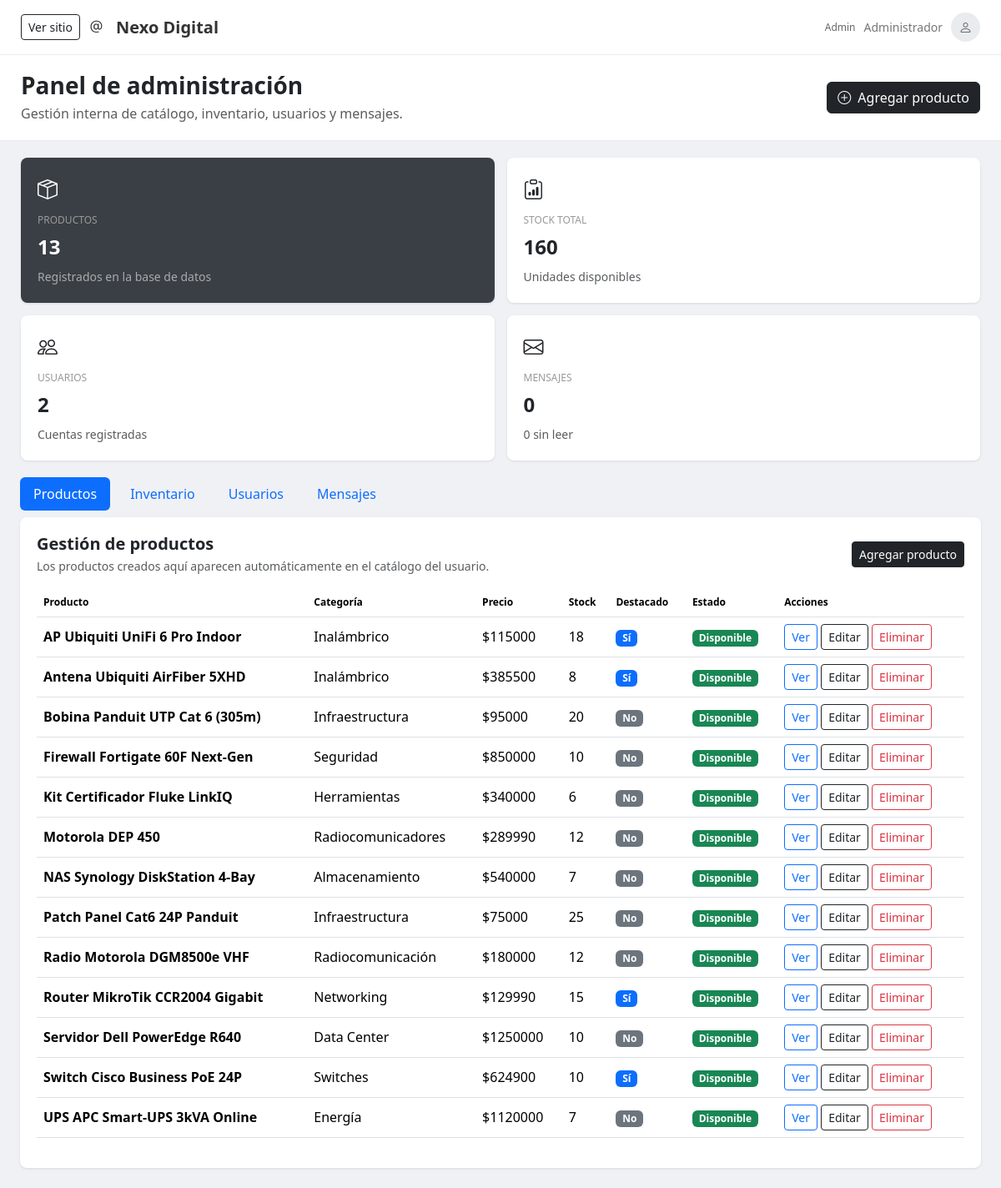
Page /panel-admin/ (signed in) on the committed database.
### web/models.py (models this page shows, shortened)
class Producto(models.Model):
    nombre = models.CharField(max_length=200)
    categoria = models.CharField(max_length=100)
    precio = models.DecimalField(max_digits=12, decimal_places=2)
    descripcion = models.TextField(blank=True, null=True)
    imagen_url = models.URLField(max_length=500, blank=True, null=True)
    stock = models.PositiveIntegerField(default=10)
    destacado = models.BooleanField(default=False)

### web/views.py (the view)
# urls.py: path('admin/', admin.site.urls),
@login_required(login_url='web:auth')
def admin(request):
    if not es_admin_web(request.user):
        messages.error(request, 'No tienes permisos para acceder al panel de administración')
        return redirect('web:index')
    productos = Producto.objects.all().order_by('nombre')
    usuarios = User.objects.all().order_by('-date_joined')
    for usuario in usuarios:
        UserProfile.objects.get_or_create(user=usuario)
    mensajes = ContactMessage.objects.all()
    total_productos = productos.count()
    total_usuarios = User.objects.count()
    total_mensajes = mensajes.count()
    total_mensajes_no_leidos = mensajes.filter(read=False).count()
    categorias = Producto.objects.values_list('categoria', flat=True).distinct().count()
    total_stock = sum(p.stock for p in productos)
    productos_sin_stock = productos.filter(stock=0).count()
    productos_bajo_stock = productos.filter(stock__gt=0, stock__lte=5)
    context = {
        'productos': productos,
        'usuarios': usuarios,
        'mensajes': mensajes,
        'total_productos': total_productos,
        'total_usuarios': total_usuarios,
        'total_mensajes': total_mensajes,
        'total_mensajes_no_leidos': total_mensajes_no_leidos,
        'categorias': categorias,
        'total_stock': total_stock,
        'productos_sin_stock': productos_sin_stock,
        'productos_bajo_stock': productos_bajo_stock,
        'roles': UserProfile.ROLE_CHOICES,
    }
    return render(request, 'web/admin.html', context)

### web/views.py (called while the page is built)
def es_admin_web(user):
    if user.is_staff or user.is_superuser:
        return True
    try:
        return user.profile.role == 'admin'
    except UserProfile.DoesNotExist:
        return False

### web/templates/web/admin.html (shortened to what this page needs)
{% load static %}
<!DOCTYPE html>
<html lang="es">
<head>
    <link href="https://cdn.jsdelivr.net/npm/bootstrap@5.3.2/dist/css/bootstrap.min.css" rel="stylesheet">
    <link href="https://cdn.jsdelivr.net/npm/bootstrap-icons@1.11.1/font/bootstrap-icons.css" rel="stylesheet">
    <link rel="stylesheet" href="{% static 'css/admin.css' %}">
</head>
<body>
    <div class="top-header">
        <div style="display: flex; align-items: center; gap: 10px;">
            <a href="{% url 'web:index' %}" class="btn btn-sm btn-outline-dark">Ver sitio</a>
            <div><h5><i class="bi bi-at me-2"></i> Nexo Digital</h5></div>
        </div>
        <div class="user-info">
            <span style="font-size: 12px; color: #666;">{{ request.user.username }}</span>
            <small style="color: #777;">Administrador</small>
            <div class="avatar"><i class="bi bi-person" style="color: #666;"></i></div>
        </div>
    </div>
    <div class="main-content" id="dashboard">
        <div class="dashboard-header">
            <div>
                <h3 class="fw-bold mb-1">Panel de administración</h3>
                <p class="text-muted mb-0">Gestión interna de catálogo, inventario, usuarios y mensajes.</p>
            </div>
            <a href="{% url 'web:admin_producto_crear' %}" class="btn btn-dark">
                <i class="bi bi-plus-circle me-1"></i> Agregar producto
            </a>
        </div>
        <div class="kpi-container">
            <div class="kpi-card dark">
                <div class="kpi-icon"><i class="bi bi-box-seam"></i></div>
                <div class="kpi-label">Productos</div>
                <div class="kpi-value">{{ total_productos }}</div>
                <small style="color: #aaa;">Registrados en la base de datos</small>
            </div>
            <div class="kpi-card">
                <div class="kpi-icon"><i class="bi bi-clipboard-data"></i></div>
                <div class="kpi-label">Stock total</div>
                <div class="kpi-value">{{ total_stock }}</div>
                <small class="text-muted">Unidades disponibles</small>
            </div>
            <div class="kpi-card">
                <div class="kpi-icon"><i class="bi bi-people"></i></div>
                <div class="kpi-label">Usuarios</div>
                <div class="kpi-value">{{ total_usuarios }}</div>
                <small class="text-muted">Cuentas registradas</small>
            </div>
            <div class="kpi-card">
                <div class="kpi-icon"><i class="bi bi-envelope"></i></div>
                <div class="kpi-label">Mensajes</div>
                <div class="kpi-value">{{ total_mensajes }}</div>
                <small class="text-muted">{{ total_mensajes_no_leidos }} sin leer</small>
            </div>
        </div>
        <div class="px-4 pb-2">
            <ul class="nav nav-pills gap-2" id="adminTabs" role="tablist">
                <li class="nav-item" role="presentation"><button class="nav-link active" data-bs-toggle="pill" data-bs-target="#tab-productos" type="button">Productos</button></li>
                <li class="nav-item" role="presentation"><button class="nav-link" data-bs-toggle="pill" data-bs-target="#tab-inventario" type="button">Inventario</button></li>
                <li class="nav-item" role="presentation"><button class="nav-link" data-bs-toggle="pill" data-bs-target="#tab-usuarios" type="button">Usuarios</button></li>
                <li class="nav-item" role="presentation"><button class="nav-link" data-bs-toggle="pill" data-bs-target="#tab-mensajes" type="button">Mensajes</button></li>
            </ul>
        </div>
        <div class="tab-content px-4 pb-4">
            <div class="tab-pane fade show active" id="tab-productos" role="tabpanel">
                <div class="content-card" id="productos">
                    <div class="d-flex justify-content-between align-items-center mb-3">
                        <div>
                            <h5 class="fw-bold mb-1">Gestión de productos</h5>
                            <p class="text-muted mb-0 small">Los productos creados aquí aparecen automáticamente en el catálogo del usuario.</p>
                        </div>
                        <a href="{% url 'web:admin_producto_crear' %}" class="btn btn-dark btn-sm">Agregar producto</a>
                    </div>
                    <div class="table-responsive">
                        <table class="table align-middle">
                            <thead>
                                <tr><th>Producto</th><th>Categoría</th><th>Precio</th><th>Stock</th><th>Destacado</th><th>Estado</th><th>Acciones</th></tr>
                            </thead>
                            <tbody>
                                {% for producto in productos %}
                                <tr>
                                    <td class="fw-semibold">{{ producto.nombre }}</td>
                                    <td>{{ producto.categoria }}</td>
                                    <td>${{ producto.precio|floatformat:0 }}</td>
                                    <td>{{ producto.stock }}</td>
                                    <td>{% if producto.destacado %}<span class="badge bg-primary">Sí</span>{% else %}<span class="badge bg-secondary">No</span>{% endif %}</td>
                                    <td>
                                        {% if producto.stock > 5 %}<span class="badge bg-success">Disponible</span>
                                        {% elif producto.stock > 0 %}<span class="badge bg-warning text-dark">Stock bajo</span>
                                        {% else %}<span class="badge bg-danger">Sin stock</span>{% endif %}
                                    </td>
                                    <td>
                                        <a href="{% url 'web:detalle_producto' producto.id %}" class="btn btn-sm btn-outline-primary">Ver</a>
                                        <a href="{% url 'web:admin_producto_editar' producto.id %}" class="btn btn-sm btn-outline-dark">Editar</a>
                                        <a href="{% url 'web:admin_producto_eliminar' producto.id %}" class="btn btn-sm btn-outline-danger">Eliminar</a>
                                    </td>
                                </tr>
                                {% empty %}
                                <tr><td colspan="7" class="text-center text-muted py-4">No hay productos registrados.</td></tr>
                                {% endfor %}
                            </tbody>
                        </table>
                    </div>
                </div>
            </div>
        </div>
    </div>
</body>
</html>

### static/css/admin.css (style rules this page uses)
:root { --dark-bg: #3a3f45; --light-bg: #f0f1f5; --border-color: #e9ecef; --text-dark: #333; --text-muted: #999; --shadow: 0 1px 3px rgba(0, 0, 0, 0.1); }
* { margin: 0; padding: 0; box-sizing: border-box; }
body { background-color: var(--light-bg); font-family: 'Segoe UI', Tahoma, Geneva, Verdana, sans-serif; }
.top-header { background-color: #fff; border-bottom: 1px solid var(--border-color); padding: 15px 25px; display: flex; justify-content: space-between; align-items: center; }
.top-header h5 { margin: 0; font-weight: 600; color: var(--text-dark); }
.user-info { display: flex; align-items: center; gap: 10px; }
.user-info .avatar { width: 35px; height: 35px; border-radius: 50%; background-color: var(--border-color); display: flex; align-items: center; justify-content: center; }
.main-content { margin-left: 0; width: 100%; }
.dashboard-header { background-color: #fff; padding: 20px 25px; border-bottom: 1px solid var(--border-color); display: flex; justify-content: space-between; align-items: center; }
.kpi-container { display: grid; grid-template-columns: repeat(4, 1fr); gap: 15px; padding: 20px 25px; }
.kpi-card { background-color: #fff; border-radius: 8px; padding: 20px; box-shadow: var(--shadow); }
.kpi-card.dark { background-color: var(--dark-bg); color: white; }
.kpi-icon { font-size: 24px; margin-bottom: 10px; }
.kpi-value { font-size: 24px; font-weight: bold; margin: 5px 0; }
.kpi-label { font-size: 12px; color: var(--text-muted); text-transform: uppercase; }
.content-card { background-color: #fff; border-radius: 8px; padding: 20px; box-shadow: var(--shadow); }
table { width: 100%; border-collapse: collapse; }
thead { background-color: #f8f9fa; }
th { padding: 12px; text-align: left; font-weight: 600; font-size: 12px; color: #666; }
td { padding: 12px; border-top: 1px solid var(--light-bg); }
@media (max-width: 1400px) { .kpi-container { grid-template-columns: repeat(2, 1fr); } }
.top-header { position: sticky; top: 0; z-index: 10; }
.tab-content { max-width: 1500px; margin: 0 auto; }
.dashboard-header, .kpi-container, .px-4 { max-width: 1500px; margin-left: auto; margin-right: auto; }

### rows in the picture
Producto: nombre "AP Ubiquiti UniFi 6 Pro Indoor", categoria "Inalámbrico", precio "115000", stock "18", destacado "Sí", shows "Disponible"
Producto: nombre "Antena Ubiquiti AirFiber 5XHD", categoria "Inalámbrico", precio "385500", stock "8", destacado "Sí", shows "Disponible"
Producto: nombre "Bobina Panduit UTP Cat 6 (305m)", categoria "Infraestructura", precio "95000", stock "20", destacado "No", shows "Disponible"
Producto: nombre "Firewall Fortigate 60F Next-Gen", categoria "Seguridad", precio "850000", stock "10", destacado "No", shows "Disponible"
Producto: nombre "Kit Certificador Fluke LinkIQ", categoria "Herramientas", precio "340000", stock "6", destacado "No", shows "Disponible"
Producto: nombre "Motorola DEP 450", categoria "Radiocomunicadores", precio "289990", stock "12", destacado "No", shows "Disponible"
Producto: nombre "NAS Synology DiskStation 4-Bay", categoria "Almacenamiento", precio "540000", stock "7", destacado "No", shows "Disponible"
Producto: nombre "Patch Panel Cat6 24P Panduit", categoria "Infraestructura", precio "75000", stock "25", destacado "No", shows "Disponible"
Producto: nombre "Radio Motorola DGM8500e VHF", categoria "Radiocomunicación", precio "180000", stock "12", destacado "No", shows "Disponible"
Producto: nombre "Router MikroTik CCR2004 Gigabit", categoria "Networking", precio "129990", stock "15", destacado "Sí", shows "Disponible"
Producto: nombre "Servidor Dell PowerEdge R640", categoria "Data Center", precio "1250000", stock "10", destacado "No", shows "Disponible"
Producto: nombre "Switch Cisco Business PoE 24P", categoria "Switches", precio "624900", stock "10", destacado "Sí", shows "Disponible"
Producto: nombre "UPS APC Smart-UPS 3kVA Online", categoria "Energía", precio "1120000", stock "7", destacado "No", shows "Disponible"

### other values in the picture
{{ request.user.username }} "Admin"
{{ total_productos }} "13"
{{ total_stock }} "160"
{{ total_usuarios }} "2"
{{ total_mensajes }} "0"
{{ total_mensajes_no_leidos }} "0"
